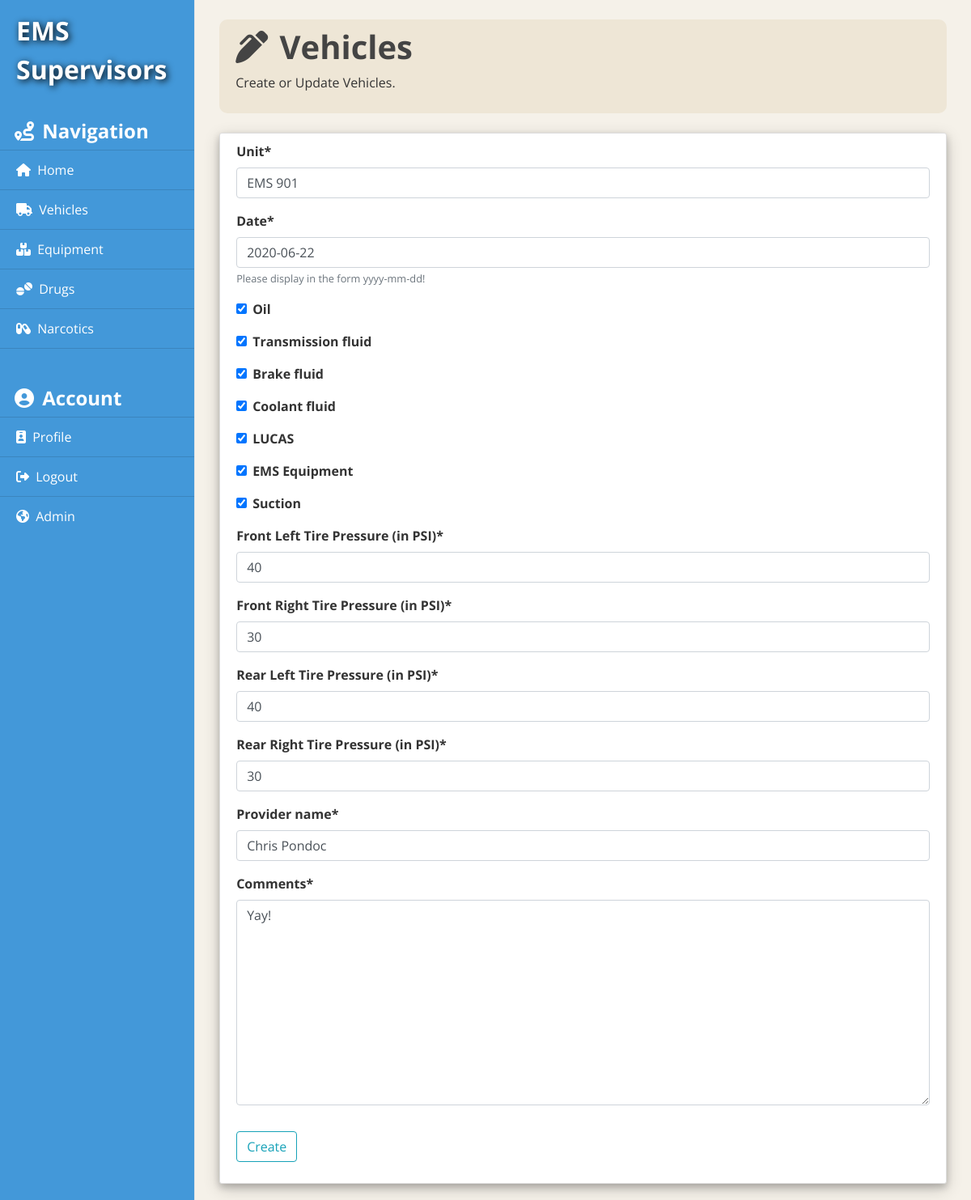
Screenshot of /vehicles/1/update/ (signed in) with the database file from the repository.
### vehicles/models.py (models this page shows, shortened)
class Vehicle(models.Model):
    unit = models.CharField(max_length=30)
    date = models.DateField(help_text="Please display in the form yyyy-mm-dd!")
    oil = models.BooleanField()
    transmission_fluid = models.BooleanField()
    brake_fluid = models.BooleanField()
    coolant_fluid = models.BooleanField()
    lucas = models.BooleanField(verbose_name="LUCAS")
    ems_equipment = models.BooleanField(verbose_name="EMS Equipment")
    suction = models.BooleanField()
    front_left_tire_pressure = models.DecimalField(decimal_places=0, max_digits=2, verbose_name="Front Left Tire Pressure (in PSI)")
    front_right_tire_pressure = models.DecimalField(decimal_places=0, max_digits=2, verbose_name="Front Right Tire Pressure (in PSI)")
    rear_left_tire_pressure = models.DecimalField(decimal_places=0, max_digits=2, verbose_name="Rear Left Tire Pressure (in PSI)")
    rear_right_tire_pressure = models.DecimalField(decimal_places=0, max_digits=2, verbose_name="Rear Right Tire Pressure (in PSI)")
    provider_name = models.CharField(max_length=30)
    comments = models.TextField()

### vehicles/views.py (the view, shortened to what this page needs)
# urls.py: path('<int:pk>/update/', VehicleUpdateView.as_view(), name="vehicles-update"),
class VehicleUpdateView(LoginRequiredMixin, UserPassesTestMixin, UpdateView):
    model = Vehicle
    fields = ['unit', 'date', 'oil', 'transmission_fluid', 'brake_fluid', 'coolant_fluid', 'lucas', 'ems_equipment', 'suction', 'front_left_tire_pressure', 'front_right_tire_pressure', 'rear_left_tire_pressure', 'rear_right_tire_pressure', 'provider_name', 'comments']
    def test_func(self):
        return True

### vehicles/templates/vehicles/vehicle_form.html (shortened to what this page needs)
{% extends 'equipment/base.html' %}
{% load crispy_forms_tags %}
{% block content %}
    <div class="title-container">
        <h1><i class="fas fa-pen-alt mr-1"></i> Vehicles</h1>
        <p>Create or Update Vehicles.</p>
    </div>
    <br />
    <div class="content-section" style="box-shadow: 0 4px 8px 0 rgba(0, 0, 0, 0.2), 0 6px 20px 0 rgba(0, 0, 0, 0.19) !important;">
        <form method="POST">
            <fieldset class="form-group">
                {{ form|crispy }}
            </fieldset>
            <div class="form-group">
                <button class="btn btn-outline-info" type="submit">Create</button>
            </div>
        </form>
    </div>
{% endblock content %}

### equipment/static/equipment/main.css (style rules this page uses)
body { background: #f5f1e9; color: #333333; font-family: 'Open Sans', sans-serif; }
h1, h2, h3, h4, h5, h6 { color: #444444; font-weight: bold; }
label { font-weight: bold !important; }
.content-section { background: #ffffff; padding: 10px 20px; border: 1px solid #dddddd; border-radius: 3px; box-shadow: 0 4px 8px 0 rgba(0, 0, 0, 0.2), 0 6px 20px 0 rgba(0, 0, 0, 0.19); margin-bottom: 20px; }
.title-container { background-color: #eee6d6 !important; padding: 10px 10px 10px 20px; border-radius: 10px; }

### equipment/templates/equipment/base.html (style rules this page uses)
label { font-weight: bold !important; }

### rows the page displays
Vehicle: unit "EMS 901", date "2020-06-22", oil "☑", transmission_fluid "☑", brake_fluid "☑", coolant_fluid "☑", lucas "☑", ems_equipment "☑", suction "☑", front_left_tire_pressure "40", front_right_tire_pressure "30", rear_left_tire_pressure "40", rear_right_tire_pressure "30", provider_name "Chris Pondoc", comments "Yay!"
